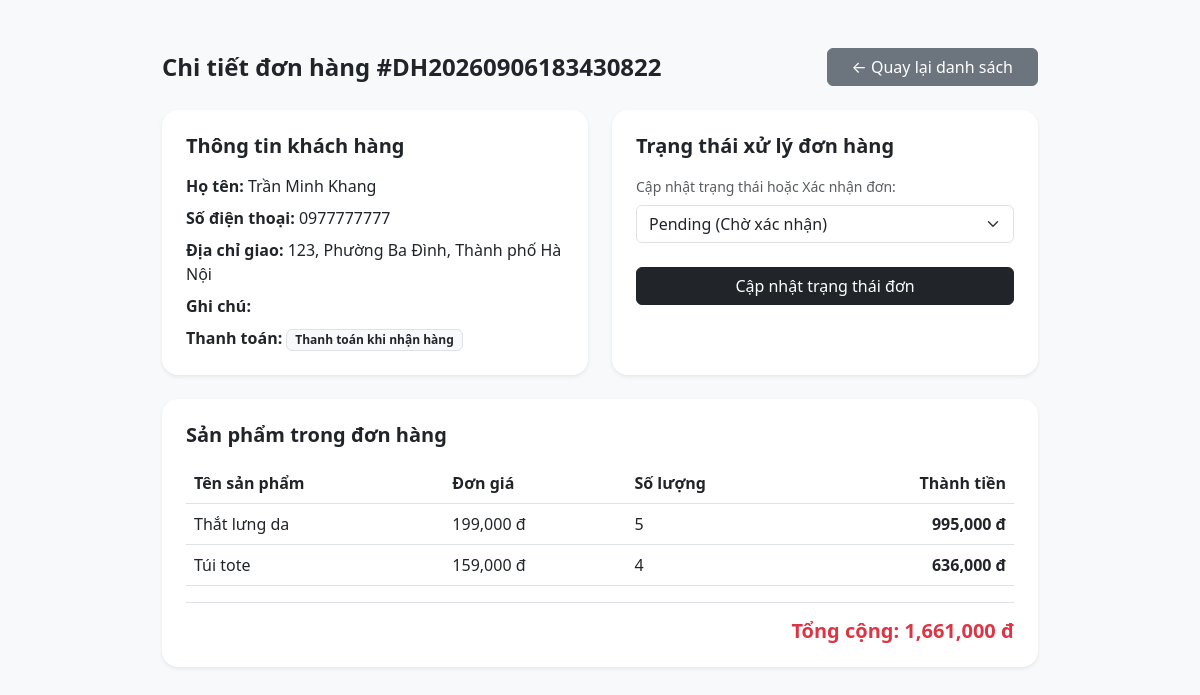
Screenshot of /admin/orders/detail.php?id=18 with the database file from the repository.
### tables this page shows
CREATE TABLE orders (
    id INT AUTO_INCREMENT PRIMARY KEY,
    user_id INT NOT NULL,
    order_code VARCHAR(50) NOT NULL UNIQUE,
    total_price DECIMAL(15,2) NOT NULL DEFAULT 0,
    customer_name VARCHAR(100) NOT NULL,
    phone VARCHAR(20) NOT NULL,
    address VARCHAR(255) NOT NULL,
    note TEXT,
    status ENUM('pending','confirmed','shipping','completed','cancelled') DEFAULT 'pending',
    payment_method ENUM('cod','banking') DEFAULT 'cod',
    created_at DATETIME DEFAULT CURRENT_TIMESTAMP,
    updated_at DATETIME DEFAULT CURRENT_TIMESTAMP,
    FOREIGN KEY (user_id) REFERENCES users(id)
);

CREATE TABLE order_items (
    id INT AUTO_INCREMENT PRIMARY KEY,
    order_id INT NOT NULL,
    product_id INT NOT NULL,
    variant_id INT NOT NULL,
    quantity INT NOT NULL,
    price DECIMAL(15,2) NOT NULL,
    FOREIGN KEY (order_id) REFERENCES orders(id),
    FOREIGN KEY (product_id) REFERENCES products(id),
    FOREIGN KEY (variant_id) REFERENCES product_variants(id)
);

CREATE TABLE products (
    id INT AUTO_INCREMENT PRIMARY KEY,
    category_id INT NOT NULL,
    name VARCHAR(200) NOT NULL,
    price DECIMAL(15,2) NOT NULL,
    description TEXT,
    quantity INT DEFAULT 0,
    main_image VARCHAR(255),
    status INT DEFAULT 1,
    created_at DATETIME DEFAULT CURRENT_TIMESTAMP,
    gender ENUM('male','female') NOT NULL DEFAULT 'female',
    FOREIGN KEY (category_id) REFERENCES categories(id)
);

### admin/orders/detail.php (the view, shortened to what this page needs)
<?php
require_once '../../includes/database.php';
$order_id = $_GET['id'];
$order_query = $conn->prepare("SELECT * FROM orders WHERE id = ?");
$order_query->bind_param("i", $order_id);
$order_query->execute();
$order = $order_query->get_result()->fetch_assoc();
$items_query = $conn->prepare("SELECT order_items.*, products.name FROM order_items LEFT JOIN products ON order_items.product_id = products.id WHERE order_id = ?");
$items_query->bind_param("i", $order_id);
$items_query->execute();
$items = $items_query->get_result();
?>
<!DOCTYPE html>
<html lang="vi">
<head>
    <link href="https://cdn.jsdelivr.net/npm/bootstrap@5.3.0/dist/css/bootstrap.min.css" rel="stylesheet">
</head>
<body class="bg-light p-5">
    <div class="container" style="max-width: 900px;">
        <div class="d-flex justify-content-between align-items-center mb-4">
            <h4 class="fw-bold mb-0">Chi tiết đơn hàng #<?= htmlspecialchars($order['order_code']) ?></h4>
            <a href="index.php" class="btn btn-secondary px-4">&larr; Quay lại danh sách</a>
        </div>
        <div class="row g-4">
            <div class="col-md-6">
                <div class="card border-0 shadow-sm p-4 h-100 rounded-4">
                    <h5 class="fw-bold mb-3">Thông tin khách hàng</h5>
                    <p class="mb-2"><strong>Họ tên:</strong> <?= htmlspecialchars($order['customer_name']) ?></p>
                    <p class="mb-2"><strong>Số điện thoại:</strong> <?= htmlspecialchars($order['phone']) ?></p>
                    <p class="mb-2"><strong>Địa chỉ giao:</strong> <?= htmlspecialchars($order['address']) ?></p>
                    <p class="mb-2"><strong>Ghi chú:</strong> <?= htmlspecialchars($order['note'] ?? 'Không có') ?></p>
                    <p class="mb-0">
                        <strong>Thanh toán:</strong>
                        <span class="badge bg-light text-dark border">
                            <?= $order['payment_method'] === 'cod' ? 'Thanh toán khi nhận hàng' : ($order['payment_method'] === 'bank' ? 'Chuyển khoản ngân hàng' : 'Chưa xác định') ?>
                        </span>
                    </p>
                </div>
            </div>
            <div class="col-md-6">
                <div class="card border-0 shadow-sm p-4 h-100 rounded-4">
                    <h5 class="fw-bold mb-3">Trạng thái xử lý đơn hàng</h5>
                    <form method="POST">
                        <div class="mb-3">
                            <label class="form-label text-muted small">Cập nhật trạng thái hoặc Xác nhận đơn:</label>
                            <select name="status" class="form-select">
                                <option value="pending" <?= $order['status'] == 'pending' ? 'selected' : '' ?>>Pending (Chờ xác nhận)</option>
                            </select>
                        </div>
                        <button type="submit" class="btn btn-dark w-100 mt-2">Cập nhật trạng thái đơn</button>
                    </form>
                </div>
            </div>
            <div class="col-12">
                <div class="card border-0 shadow-sm p-4 rounded-4">
                    <h5 class="fw-bold mb-3">Sản phẩm trong đơn hàng</h5>
                    <div class="table-responsive">
                        <table class="table align-middle mb-0">
                            <thead class="text-muted border-bottom">
                                <tr>
                                    <th>Tên sản phẩm</th>
                                    <th>Đơn giá</th>
                                    <th>Số lượng</th>
                                    <th class="text-end">Thành tiền</th>
                                </tr>
                            </thead>
                            <tbody>
                                <?php while($item = $items->fetch_assoc()): ?>
                                    <tr>
                                        <td class="fw-medium"><?= htmlspecialchars($item['name']) ?></td>
                                        <td><?= number_format($item['price']) ?> đ</td>
                                        <td><?= $item['quantity'] ?></td>
                                        <td class="text-end fw-bold"><?= number_format($item['price'] * $item['quantity']) ?> đ</td>
                                    </tr>
                                <?php endwhile; ?>
                            </tbody>
                        </table>
                        <div class="text-end mt-3 pt-3 border-top">
                            <h5 class="fw-bold text-danger mb-0">Tổng cộng: <?= number_format($order['total_price']) ?> đ</h5>
                        </div>
                    </div>
                </div>
            </div>
        </div>
    </div>
</body>
</html>

### rows the page displays
orders: order_code "DH20260906183430822", customer_name "Trần Minh Khang", phone "0977777777", address "123, Phường Ba Đình, Thành phố Hà Nội", status "Pending (Chờ xác nhận)", total_price "1,661,000"
order_items: product.name "Thắt lưng da", price "199,000", quantity "5", $item['price'] * $item['quantity'] "995,000"
order_items: product.name "Túi tote", price "159,000", quantity "4", $item['price'] * $item['quantity'] "636,000"
